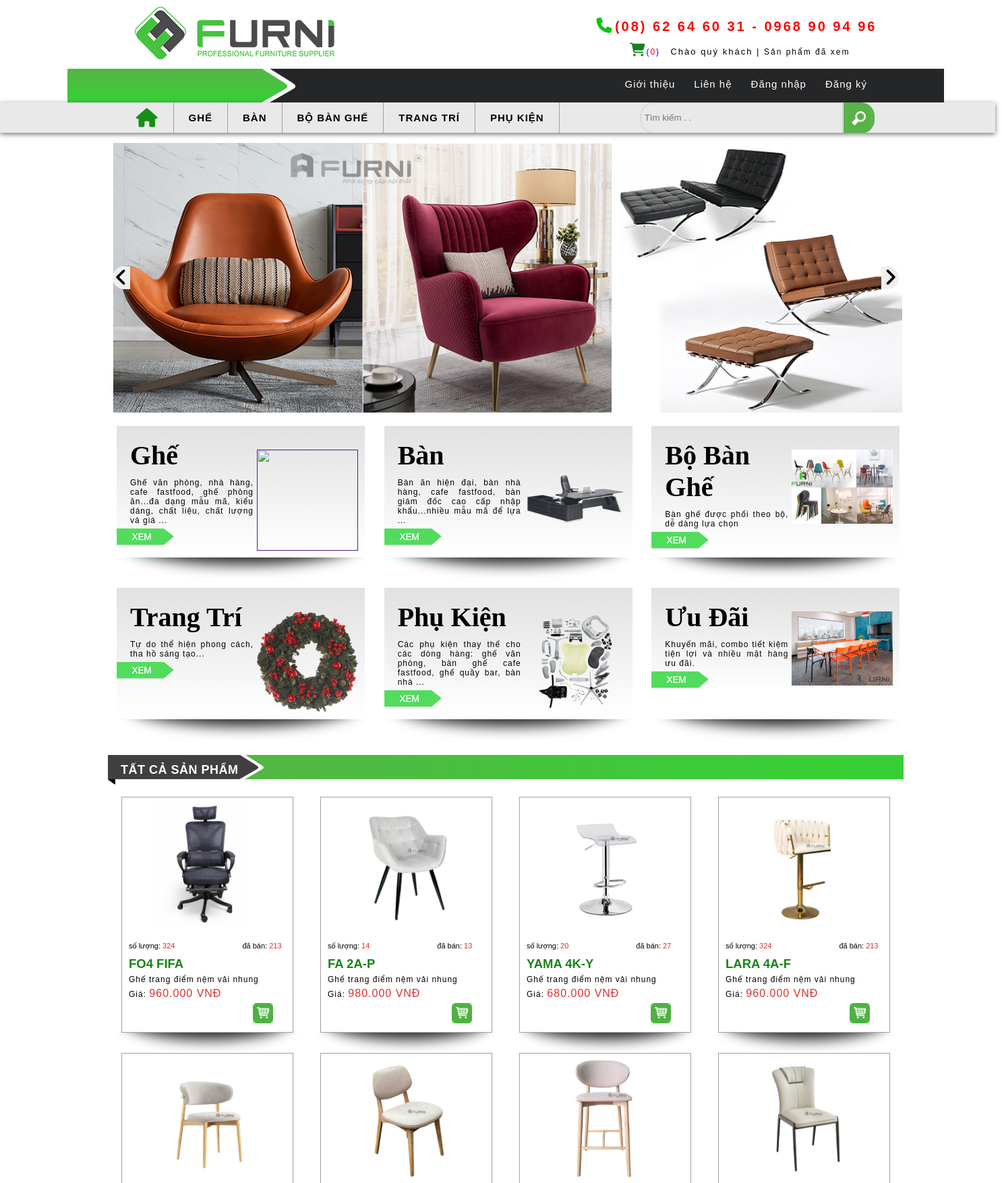
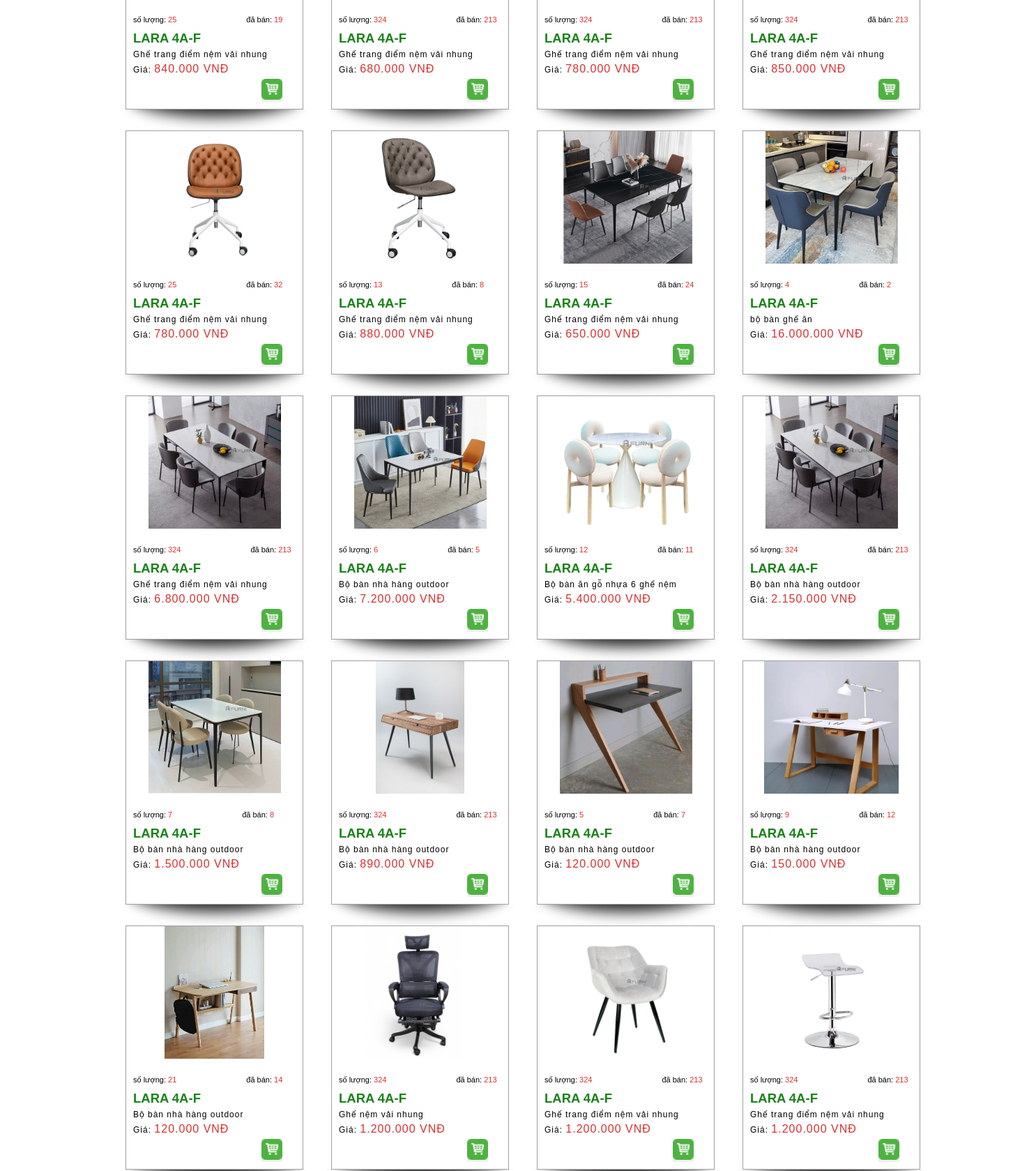
Screenshot of /?mod=page&act=trangchu (upper part) with the database file from the repository (2 pictures, top to bottom).
### tables this page shows
CREATE TABLE `danhmuc` (
  `id_danhmuc` int(11) NOT NULL,
  `img` varchar(50) NOT NULL,
  `ten` varchar(250) NOT NULL
);

CREATE TABLE `sanpham` (
  `id_sanpham` int(11) NOT NULL,
  `ten` varchar(250) NOT NULL,
  `img` varchar(250) NOT NULL,
  `ma` varchar(250) NOT NULL,
  `soluong` int(100) NOT NULL,
  `daban` int(100) NOT NULL,
  `id_danhmuc` int(11) NOT NULL,
  `gia` int(250) NOT NULL
);

### Model/connect.php (called while the page is built, shortened)
<?php
function dbConnection()
{
    $servername = "localhost";
    $username = "root";
    $password = "";
    $dbname = "da1";
    try {
        $conn = new PDO("mysql:host=$servername;dbname=$dbname", $username, $password);
        $conn->setAttribute(PDO::ATTR_ERRMODE, PDO::ERRMODE_EXCEPTION);
        return $conn;
    } catch (PDOException $e) {
        echo "Connection failed: " . $e->getMessage();
    }
}
function pdo_query($sql)
{
    $sql_args = array_slice(func_get_args(), 1);
    try {
        $conn = dbConnection();
        $stmt = $conn->prepare($sql);
        $stmt->execute($sql_args);
        $rows = $stmt->fetchAll();
        return $rows;
    } catch (PDOException $e) {
        throw $e;
    } finally {
        unset($conn);
    }
}

### Model/m_danhmuc.php (called while the page is built, shortened)
<?php
function getCategory_Home_List()
{
    $sql = "SELECT * FROM danhmuc order by id_danhmuc ASC ";
    return pdo_query($sql);
}

### Model/m_products.php (called while the page is built, shortened)
<?php
include_once 'connect.php';
function getAllProducts()
{
    $sql = "SELECT * FROM sanpham LIMIT 48";
    return pdo_query($sql);
}

### Model/m_view.php (the view, shortened to what this page needs)
<?php
function show_sp($products){
    $html_product_all = "";
    foreach ($products as $item) {
            extract($item);
            $html_product_all .='<div class="product0">
                                <div class="product1">
                                <div class="product1-img">
                                    <a href="index.php?mod=page&act=chitietsanpham&id='.$id_sanpham.'">
                                        <img src="assets/img/'. $img .'.jpg" alt="">
                                    </a>
                                </div>
                                <div class="product1-info">
                                    <div class="soluong">
                                    <div class="soluongcon">số lượng:
                                        <span>'. $soluong .'</span>
                                    </div>
                                    <div class="daban">đã bán:
                                        <span>'. $daban .'</span>
                                    </div>
                                    </div>
                                    <h2>'. $ma .'</h2>
                                    <p>'. $ten .'</p>
                                    <p>Giá:
                                        <span>'. number_format($gia, 0, ',', '.') .' VNĐ</span>
                                    </p>
                                    <form action="index.php?mod=page&act=giohang" method="POST">
                                        <input type="hidden" name="id_sanpham" value="'.$id_sanpham.'" >
                                        <input type="hidden" name="ten" value="'.$ten.'" >
                                        <input type="hidden" name="img" value="'.$img.'" >
                                        <input type="hidden" name="gia" value="'.$gia.'" >
                                        <input type="hidden" name="soluong" value="1" >
                                        <button name="btncart"> <a> <img src="assets/img/icongiohang.png" alt="" ></a></button>
                                    </form>
                                </div>
                             </div>
                        </div>' ;
    }
    return $html_product_all;
}
?>

### index.php (shortened to what this page needs)
<?php
    if (isset($_GET['mod'])) {
        switch ($_GET['mod']) {
            case 'page':
                include_once 'Controller/page.php';
                break;
        }
    } else {
        header("Location: ?mod=page&act=trangchu");
    }
    ?>

### Controller/page.php (shortened to what this page needs)
<?php
include_once 'Model/connect.php';
include_once 'Model/m_products.php';
include_once 'Model/m_view.php';
include_once 'Model/m_danhmuc.php';
if ($_GET['act']) {
        switch ($_GET['act']) {
                case 'trangchu':
                        $products = getAllProducts();
                        $danhmuc= getCategory_Home_List();
                        include_once 'View/header.php';
                        include_once "View/trangchu.php";
                        break;
        }
    }

### view/header.php (shortened to what this page needs)
<?php
    $html_danhmuc ='<li style="border: none;" >
                        <a href="?mod=page&act=trangchu"><i class="fa-solid fa-house" style="color: rgb(24, 142, 24);"></i></a>
                    <li>';
    foreach($danhmuc as $item) {
        extract($item);
        $html_danhmuc .= '<li >
                        <a href="?mod=page&act=products&id_danhmuc='.$id_danhmuc.'">'.$ten.'</a>
                    </li>';
}
?>
  <!DOCTYPE html>
<html lang="en">
<head>
    <link rel="stylesheet" href="assets/css/Trangchu.css">
    <link rel="stylesheet" href="assets/css/giohang.css">
    <link rel="stylesheet" href="assets/css/chitietsanpham.css">
    <link rel="stylesheet" href="https://cdnjs.cloudflare.com/ajax/libs/font-awesome/6.5.1/css/all.min.css" />
</head>
  <header>
        <div class="boxlogo">
            <div class="row">
                <div class="left">
                    <a href="index.php"><img src="assets/img/logo.png" alt=""></a>
                </div>
                <div class="right">
                    <p class="right-1">
                        <i class="fa-solid fa-phone" style="color:#0dc510;"></i>
                        <a href="#"> (08) 62 64 60 31 - 0968 90 94 96</a>
                    </p>
                    <p class="right-2">
                    <a href="index.php?mod=page&act=viewgiohang" id="boxcart"><i class="fa-solid fa-cart-shopping" style="font-size: 20px; padding:0px 0px 10px 10px;" ></i>(<span></span>)</a>
                        <span class="right-2-1">
                            Chào quý khách |
                        </span>
                        <span class="right-2-2">
                            <a href="#">Sản phẩm đã xem</a>
                        </span>
                    </p>
                </div>
            </div>
        <nav class="thanhcuoncroll">
            <div class="boxmenu1">
                <div class="boxmenu1-thongtin ">
                    <a href="#">Giới thiệu</a>
                    <a href="#">Liên hệ</a>
                    <?php
                                if(isset($_COOKIE['name'])){
                                    echo '<a href="#" class="tenlogin">' . $_COOKIE['name'] .
                                         '<span><i style="color:white; margin-left:5px;" class="fa-solid fa-sort-down"></i></span></a>';
                                    echo '<ul class="menu_content">';
                                    echo '<li><a href="index.php?mod=user&act=capnhatthongtin">Cập nhật thông tin</a></li>';
                                    echo '<li><a href="Model/m_logout.php">Đăng xuất</a></li>';
                                    echo '</ul>';
                                }else{
                                    echo '<a href="index.php?mod=user&act=login">Đăng nhập</a>';
                                    echo '<a href="index.php?mod=user&act=signup">Đăng ký</a>';
                                }
                            ?>
                </div>
             </div>
            <div class="boxmenu2 " >
                <ul>
                    <?=$html_danhmuc?>
                </ul>
                <form action="index.php?mod=page&act=products" method="post">
                        <input  type="text" name="kyw" class="btn-1" placeholder="Tìm kiếm . ." >
                        <input type="submit" name="timkiem" class="btn-22" value>
                </form>
            </div>
        </nav>
        </div>
    </header>

### view/trangchu.php (shortened to what this page needs)
<?php
    $html_product_all = show_sp($products);
?>
<section class="product-list">
            <div class="banner">
                <button onclick="onClickLeft()" class="left"><i class="fa-solid fa-angle-up fa-rotate-270"></i></button>
                <img src="assets/img/anh1.jpg" id="img-banner" alt="">
                <button onclick="onClickRight()" class="right"><i class="fa-solid fa-angle-up fa-rotate-90"></i></button>
            </div>
        </section>
    <section class="product-list1">
        <div class="product">
            <div class="product-1">
                <div class="content-product">
                    <h2>Ghế</h2>
                    <p>Ghế văn phòng, nhà hàng, cafe fastfood, ghế phòng ăn...đa dạng mẫu mã, kiểu dáng, chất liệu, chất lượng và giá ...</p>
                    <a href="index.php?mod=page&act=products&id_danhmuc=1#tatca" >
                        <img src="assets/img/xem.png" alt="">
                    </a>
                </div>
                <div class="product-img">
                    <a href="">
                        <img src="assets/img/sp1.png" alt="">
                    </a>
                </div>
            </div>
            </div>
                <div class="product">
                <div class="product-1">
                <div  class="content-product">
                    <h2>Bàn</h2>
                    <p>Bàn ăn hiện đại, bàn nhà hàng, cafe fastfood, bàn giám đốc cao cấp nhập khẩu...nhiều mẫu mã để lựa ...
                    </p>
                    <a href="index.php?mod=page&act=products&id_danhmuc=2#tatca">
                        <img src="assets/img/xem.png" alt="">
                    </a>
                </div>
                <div class="product-img">
                  <a href="index.php"><img src="assets/img/sp2.png" alt=""></a>
                </div>
                </div>
            </div>
            <div class="product">
                <div class="product-1">
                <div class="content-product">
                    <h2>Bộ Bàn Ghế</h2>
                    <p>Bàn ghế được phối theo bộ, dễ dàng lựa chọn
                    </p>
                    <a href="index.php?mod=page&act=products&id_danhmuc=3#tatca">
                        <img src="assets/img/xem.png" alt="">
                    </a>
                </div>
                <div class="product-img">
                    <a href="" >
                        <img src="assets/img/sp3.jpg" style="height: 110px;" alt="">
                    </a>
                </div>
                </div>
            </div>
                <div class="product">
                    <div class="product-1">
                    <div class="content-product">
                        <h2>Trang Trí</h2>
                        <p>Tự do thể hiện phong cách, tha hồ sáng tạo...
                        </p>
                        <a href="index.php?mod=page&act=products&id_danhmuc=4#tatca" class="xem">
                            <img src="assets/img/xem.png" alt="">
                        </a>
                    </div>
                    <div class="product-img">
                        <a href="" >
                            <img src="assets/img/sp4.png" alt="">
                        </a>
                    </div>
                    </div>
                </div>
                <div class="product">
                    <div class="product-1">
                    <div class="content-product">
                        <h2>Phụ Kiện</h2>
                        <p>Các phụ kiện thay thế cho các dòng hàng: ghế văn phòng, bàn ghế cafe fastfood, ghế quầy bar, bàn nhà ...
                        </p>
                        <a href="index.php?mod=page&act=products&id_danhmuc=5#tatca" class="xem">
                            <img src="assets/img/xem.png" alt="">
                        </a>
                    </div>
                    <div class="product-img">
                        <a href="" >
                            <img src="assets/img/sp5.png" alt="">
                        </a>
                    </div>
                    </div>
                </div>
                <div class="product">
                    <div class="product-1">
                    <div class="content-product">
                        <h2>Ưu Đãi</h2>
                        <p>Khuyến mãi, combo tiết kiệm tiện lợi và nhiều mặt hàng ưu đãi.
                        </p>
                        <a href="" class="xem">
                            <img src="assets/img/xem.png" alt="">
                        </a>
                    </div>
                    <div class="product-img">
                        <a href=""  >
                            <img src="assets/img/sp6.jpg" style="height: 110px;" alt="">
                        </a>
                    </div>
                    </div>
                </div>
            </section>
    <section class="product-list2" id="tatcasanpham" >
            <div class="row">
                <div class="menusanpham1">
                    <a href="">TẤT CẢ SẢN PHẨM </a>
                </div>
                <div class="product" >
                    <?=$html_product_all?>
    </section>

### assets/css/Trangchu.css (style rules this page uses)
:root { --color--red: red; --color--redfake:rgb(220, 47, 47); --color--black: black; --color--white: white; --color--green: rgb(44, 203, 44); --color--greenfk: rgb(23, 149, 23); --color--greenfk1:rgb(146, 211, 146); --color--1: #e7dede; --color--2: #e9e9e9 ; --color--3:rgb(245, 244, 244); --color-rgba: 0px 2px 7px 0px rgba(50, 50, 50, 0.69); --color--xam:rgb(161, 158, 158); --color-4: #e8f1f6; --color--gray:#252628; --color--blue: #0866ff; --color-xamdam:#959595; }
* { margin: 0; padding: 0; box-sizing: border-box; font-family:Arial, Helvetica, sans-serif; }

### assets/css/giohang.css (style rules this page uses)
:root { --color--red: red; --color--redfake:rgb(220, 47, 47); --color--black: black; --color--white: white; --color--green: rgb(26, 130, 26); --color--1: #e7dede; --color--2: #e9e9e9 ; --color--3:rgb(245, 244, 244); --color-rgba: 0px 2px 7px 0px rgba(50, 50, 50, 0.69); --color--xam:rgb(161, 158, 158); --color-4: #e8f1f6; --color--gray:#252628; --color--blue: #0866ff; --color-xamdam:#959595; --color--xanhnhat: #337ab7; --color--input:rgb(229, 232, 234); }
* { margin: 0; padding: 0; box-sizing: border-box; font-family:Arial, Helvetica, sans-serif; }

### assets/css/chitietsanpham.css (style rules this page uses)
:root { --color--red: red; --color--redfake:rgb(220, 47, 47); --color--black: black; --color--white: white; --color--green: rgb(26, 130, 26); --color--1: #e7dede; --color--2: #e9e9e9 ; --color--3:rgb(245, 244, 244); --color-rgba: 0px 2px 7px 0px rgba(50, 50, 50, 0.69); --color--xam:rgb(161, 158, 158); --color-4: #e8f1f6; --color--gray:#252628; --color--blue: #0866ff; --color-xamdam:#959595; --color--xanhnhat: #337ab7; --color--input:rgb(229, 232, 234); }
* { margin: 0; padding: 0; box-sizing: border-box; font-family:Arial, Helvetica, sans-serif; }

### rows the page displays
danhmuc: ten "GHẾ"
danhmuc: ten "BÀN"
danhmuc: ten "BỘ BÀN GHẾ"
danhmuc: ten "TRANG TRÍ"
danhmuc: ten "PHỤ KIỆN"
sanpham: soluong "324", daban "213", ma "FO4 FIFA", ten "Ghế trang điểm nệm vải nhung", gia "960.000"
sanpham: soluong "14", daban "13", ma "FA 2A-P", ten "Ghế trang điểm nệm vải nhung", gia "980.000"
sanpham: soluong "20", daban "27", ma "YAMA 4K-Y", ten "Ghế trang điểm nệm vải nhung", gia "680.000"
sanpham: shows a picture, soluong "324", daban "213", ma "LARA 4A-F", ten "Ghế trang điểm nệm vải nhung", gia "960.000"
sanpham: shows a picture, soluong "25", daban "19", ma "LARA 4A-F", ten "Ghế trang điểm nệm vải nhung", gia "840.000"
sanpham: shows a picture, soluong "324", daban "213", ma "LARA 4A-F", ten "Ghế trang điểm nệm vải nhung", gia "680.000"
sanpham: shows a picture, soluong "324", daban "213", ma "LARA 4A-F", ten "Ghế trang điểm nệm vải nhung", gia "780.000"
sanpham: shows a picture, soluong "324", daban "213", ma "LARA 4A-F", ten "Ghế trang điểm nệm vải nhung", gia "850.000"
sanpham: shows a picture, soluong "25", daban "32", ma "LARA 4A-F", ten "Ghế trang điểm nệm vải nhung", gia "780.000"
sanpham: shows a picture, soluong "13", daban "8", ma "LARA 4A-F", ten "Ghế trang điểm nệm vải nhung", gia "880.000"
sanpham: img (picture), soluong "15", daban "24", ma "LARA 4A-F", ten "Ghế trang điểm nệm vải nhung", gia "650.000"
sanpham: img (picture), soluong "4", daban "2", ma "LARA 4A-F", ten "bộ bàn ghế ăn", gia "16.000.000"
sanpham: img (picture), soluong "324", daban "213", ma "LARA 4A-F", ten "Ghế trang điểm nệm vải nhung", gia "6.800.000"
sanpham: img (picture), soluong "6", daban "5", ma "LARA 4A-F", ten "Bộ bàn nhà hàng outdoor", gia "7.200.000"
sanpham: img (picture), soluong "12", daban "11", ma "LARA 4A-F", ten "Bộ bàn ăn gỗ nhựa 6 ghế nệm", gia "5.400.000"
sanpham: img (picture), soluong "324", daban "213", ma "LARA 4A-F", ten "Bộ bàn nhà hàng outdoor", gia "2.150.000"
sanpham: img (picture), soluong "7", daban "8", ma "LARA 4A-F", ten "Bộ bàn nhà hàng outdoor", gia "1.500.000"
sanpham: img (picture), soluong "324", daban "213", ma "LARA 4A-F", ten "Bộ bàn nhà hàng outdoor", gia "890.000"
sanpham: img (picture), soluong "5", daban "7", ma "LARA 4A-F", ten "Bộ bàn nhà hàng outdoor", gia "120.000"
sanpham: img (picture), soluong "9", daban "12", ma "LARA 4A-F", ten "Bộ bàn nhà hàng outdoor", gia "150.000"
sanpham: img (picture), soluong "21", daban "14", ma "LARA 4A-F", ten "Bộ bàn nhà hàng outdoor", gia "120.000"
sanpham: soluong "324", daban "213", ma "LARA 4A-F", ten "Ghế nệm vải nhung", gia "1.200.000"
sanpham: soluong "324", daban "213", ma "LARA 4A-F", ten "Ghế trang điểm nệm vải nhung", gia "1.200.000"
sanpham: soluong "324", daban "213", ma "LARA 4A-F", ten "Ghế trang điểm nệm vải nhung", gia "1.200.000"
